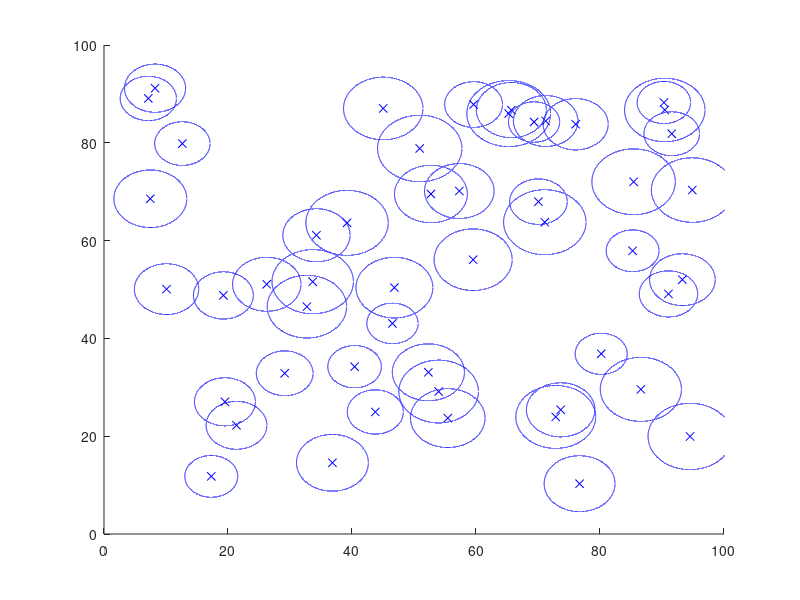

MATLAB code for this plot:
close all;
rng(2);
n_obs = 50; %number of static obstacles
obs = rand(n_obs,2)*90+5; %obstacle locations
rng(4); %for partially random obstacle size
obs_rad = 4 +  rand(n_obs,1)*3; %obstacle radius
%-------------------------------------------%

hold on

%plot static obstacles
for j = 1 : n_obs
    
    plot(obs(j,1),obs(j,2),'xb'); % static obstacles' centers
    x = obs(j,1) - obs_rad(j) : 0.001 : obs(j,1)+ obs_rad(j);
    y =  (obs_rad(j)^2 - (x - obs(j,1)).^2).^0.5 + obs(j,2); %top part of circle
    y1 = -(obs_rad(j)^2 - (x - obs(j,1)).^2).^0.5 + obs(j,2); %bottom part of circle
    
    plot(x,y,'b');
    plot(x,y1,'b');
    
end
xlim([0 100])
ylim([0 100])

%different dynamic obstacle cases
% one big object sp = 100,100; vel = -5,5; r = 15.

%big and small object, both coming from final destination, smaller object
%is faster
% small object sp = 90,90; vel = -8,-8; r = 5;
%large object  sp = 100,100; vel = -5,5; r = 15.

%two objects, offset, coming from final destination
% sp = 100,90 and 70,80; vel = -8,-8; r = 10.

%things to do
%make cases function for dynamic obstacles
%make motor efficiency plot vs. velocity
%use plot and l_d plot for energy use
%implement in energy use

%think about changing total distance function (add penalty function for
%curvy plots)
%then, current minimize distance to minimize time
%
